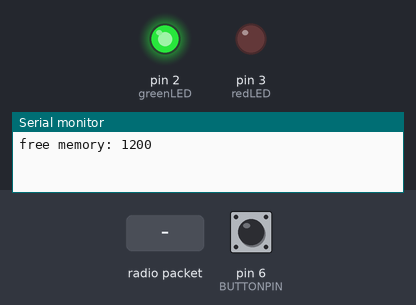
Recording of a sketch running on a simulated Arduino Uno, built with avr-gcc and run on an emulated ATmega328P. On the bench: output pins drawn as LEDs (lit = HIGH), the last lines printed to the serial monitor. The inputs (shaded band) are chosen by the test bench; at power-on: pin 6 (BUTTONPIN) LOW. No radio packets arrive unless stated.

Above: at 1.2 s.
1.3 s: pin 6 (BUTTONPIN) pulled HIGH for 1 s
At 1.51 s:
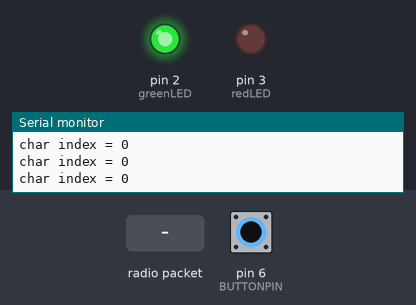
7.3 s: radio packet "DTD01" arrives
At 7.7 s:
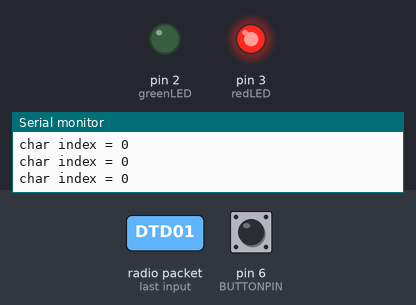
8.8 s: radio packet ";" arrives
At 10.4 s:
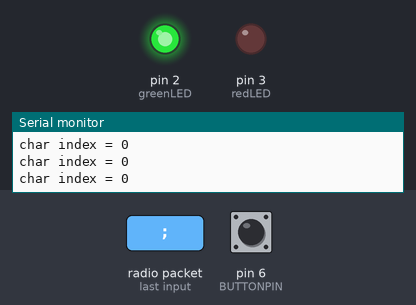
Timing chart, 0 to 11.9 s (numbered marks = the images above; inputs shaded):
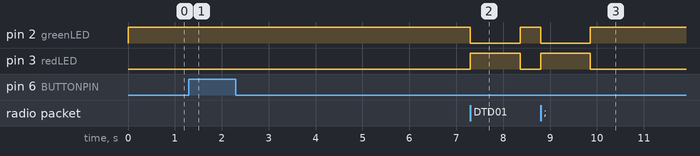

The sketch:

DTD_RF.ino
```cpp
/* Features to be teseted:
- new char_arr configuration and pointer functions
- switched irrecv to 8
- added sendCharArray to PDCsend
- changed PDCreceive to have a transmission_complete variable (seems to work)


/*
This sketch decodes IR messages written with category/ time pairs.
Then it prints an opening sequence to the computer, followed by a
character number (sometimes) and all the number pairs.
 */

//#include <IRremote.h>           // IR remote control library
#include "audioCommPin.h"
#include "RFreceive.h"
#include <VirtualWire.h>
//#include <PDCsend.h>
#include <MemoryFree.h>
//#include "../../../Tufts/CEEO/summer_13/pdc-code/PDCreceive/PDCreceive.h"

const unsigned int PRODUCT_ID = 38301; //"DTD01"
const int redLED = 3;
const int greenLED = 2;
const int receive_pin = 13;
const int transmit_en_pin = 4;

char comp_char_arr[(ARR_SIZE*2)/5];        // adjust size to account for storage strategy
int char_index;


//PDCsend DTDsend(38301);
PDCreceive DTDreceive(PRODUCT_ID);
//IRrecv irrecv(8);    // create the IR library
//decode_results results;

boolean comp_transmission; // turns true when a complete audio-wire transmission has been received

void setup() {
  Serial.begin(9600);

  pinMode(redLED, OUTPUT);
  pinMode(greenLED, OUTPUT);

  digitalWrite(redLED, LOW);
  digitalWrite(greenLED, HIGH);

  comp_transmission = false;

  // RF setup
    vw_set_rx_pin(receive_pin);
    vw_set_ptt_pin(transmit_en_pin);
    //vw_set_ptt_inverted(true); // Required for DR3100
    vw_setup(2400);	 // Bits per sec

    vw_rx_start();       // Start the receiver PLL running

  // initialize variables and timers for audio-wire communication
  resetStorage();
  initAudioPin();
//  irrecv.enableIRIn();


  // initialize sketch variables
  char_index = 0;
  Serial.print("free memory: ");
  Serial.println(freeMemory());
}


void loop() {

  comp_transmission = checkComplete();
  checkLEDstate();

  // check for communication through the audio wire
  if(comp_transmission) {
    char_index = parseArray(comp_char_arr);
    Serial.print("char index = "); Serial.println(char_index);
    printArray(comp_char_arr, &char_index);

    // maybe should add a way to check if the PDC is syncing before sending info
    // eventually come up with a cleaner way to change LEDs
    DTDreceive.PDC_in_transmission = true;
    checkLEDstate();

//    DTDsend.sendCharArray(comp_char_arr, char_index);      // TEST THIS
    resetStorage();
    resetChars();
    DTDreceive.PDC_in_transmission = false;
//    irrecv.enableIRIn();
  }

  DTDreceive.checkRF();

  if(DTDreceive.transmission_complete) {
    if(DTDreceive.PDC_sync) {
//      delay(50);
      Serial.println("syncing..");
//      for(int i=0;i<1;i++) {                // change this if PDC has trouble receiving the first code
//        DTDsend.sendSyncCode();
//        delay(25);
//      }
//      irrecv.enableIRIn();
    } else {
      DTDreceive.printTransmission();
    }
    DTDreceive.resetVariables();
  }
}


void checkLEDstate() {
  if(DTDreceive.PDC_in_transmission && digitalRead(greenLED)) {
    digitalWrite(greenLED, LOW);
    digitalWrite(redLED, HIGH);
  } else if(!DTDreceive.PDC_in_transmission && digitalRead(redLED)) {
    digitalWrite(greenLED, HIGH);
    digitalWrite(redLED, LOW);
  }
}

void resetChars() {
  for(int i=0; i<char_index;i++) {
    comp_char_arr[i] = 0;
  }
  char_index = 0;
}

//counts the number of characters in transmissionArray, plus commas and semicolons

//int countCharacters(int num_cols)
//{
//  int num_chars=0;
//  num_chars=num_cols*4;    // two numbers per column, one comma/semicolon/colon per number
//  return num_chars;a=
//}

/*
 * converts a remote protocol code to a logical key code
 * (or -1 if no digit received)
 */
```

RFreceive.cpp
```cpp
#include "RFreceive.h"
//#include <IRremote.h>
#include <VirtualWire.h>

PDCreceive::PDCreceive() {
    pinMode(RECEIVEPIN, INPUT);
    //  irrecv.enableIRIn();              // Start the IR receiver

    resetVariables();
}

PDCreceive::PDCreceive(long product) {
    pinMode(RECEIVEPIN, INPUT);
    //  irrecv.enableIRIn();              // Start the IR receiver

    PRODUCT_ID = product;
    resetVariables();

}

void PDCreceive::checkRF() {
    uint8_t buf[VW_MAX_MESSAGE_LEN];
    uint8_t buflen = VW_MAX_MESSAGE_LEN;
    // Serial.println(VW_MAX_MESSAGE_LEN);

    //uint8_t buf[5];
    //uint8_t buflen = 5;

    if (vw_get_message(buf, &buflen)) // Non-blocking
    {
        PDC_in_transmission = true;
        for (int i = 0; i < buflen; i++) {
            //Serial.print(buf[i], HEX);
            //Serial.write(buf[i]);
            //Serial.print(buf[i]);
            storeData(buf[i]);
        }
        //Serial.print("\n");
//        delay(1000);
//        digitalWrite(led_pin, LOW);
//        delay(1000);
    }
}

//print the array when the end of transmission code is received
void PDCreceive::printTransmission() {
    for (int i=0; i<index; i++) {
        Serial.print(transmissionArray[i]);
    }
    Serial.println();
}


// storeData replaced the translatedCode functions, it simply translates the index
// of an IR code into a character and changes transmission_complete to true when it
// finds a colon

void PDCreceive::storeData(char key) {
    if(key > 60 || key < 44) {     //kinda sloppy strategy to deal with unwanted values

        // sometimes the first character of a transmission is weird
        if(index > 0)
           transmissionArray[index] = '/';
        else
            index--;                // if we don't write anything decrement index
                                    // so index 0 isn't empty
    } else
        transmissionArray[index] = key;//keyIndex[key];

//    Serial.println(transmissionArray[index]);
    index++;
    if(key == ':') {
        transmission_complete = true;
//        Serial.print("transmission[5]= "); Serial.println(transmissionArray[5]);
        checkTransmission();
        return;
    }

    if(index == 100) {
        checkTransmission();
        printTransmission();

        // think about replacing these with an overloaded function or something
        memset(transmissionArray, 0, sizeof(transmissionArray));
        index = 0;
    }
}

// checkTransmission checks to make sure there's a legitimate header to the
// array and that the checkSum works out
// 8/6: adding a bool return value that returns false if any of the characters
// weren't sent correctly


bool PDCreceive::checkTransmission() {
    unsigned int incoming_id = 0;
    char val;
    for(int i=0; i<5; i++) {
        incoming_id *= 10;
        if(transmissionArray[i]-'0' < 0 || transmissionArray[i]-'0'>9)
            break;
        incoming_id += transmissionArray[i]-'0';

        // if the loop gets to this point it means the first 5 characters were
        // numbers. if the next character is a ':' then the transmission is
        // a sync attempt
        if(i == 4) {
            Serial.print("product id: "); Serial.println(incoming_id);
            if(transmissionArray[5] == ':') {
                PDC_sync = true;
                return true;
            }
        }
    }

    // check to make sure that all are legit characters
    for(int i=0; i<index; i++) {
        val = transmissionArray[i];
        if(!((val >= 48 && val <= 57) || val == 44 || val == 58 || val == 59))
            return false;
    }
    return true;
}

// parseTransmission takes a completed transmission character by character and
// parses it into useful information to tell the PDC what to do. returns false if
// there is an error. WON'T WORK FOR PARTIAL ARRAYS

bool PDCreceive::parseTransmission(unsigned int write_array[][10]) {
    int chk_indx;
    bool error_found = false;
    long incoming_id = 0;
    int h_index = 0;
    int v_index = 0;

    //should have already been checked by checkTransmission();
//    // product id is always 5 numbers
//    for(int i=0; i<5; i++) {
//        incoming_id *= 10;
//        incoming_id += transmissionArray[i]-'0';//(transmissionArray[i]-'0')*(pow(10, i));
//    }
////    Serial.print("product id: "); Serial.println(incoming_id);
//
//    if(transmissionArray[5] == ':') {
//        PDC_sync = true;
//        return true;
//    } else if(transmissionArray[5] != ',') {
//        error_found = true;
//    }

    // transmission id is always 3 digits
    for(chk_indx=6;chk_indx<9;chk_indx++) {
        transmission_id *= 10;
        transmission_id += transmissionArray[chk_indx]-'0';
//        Serial.print("transmission ID: "); Serial.println(transmission_id);
    }
    Serial.print("transmission ID: "); Serial.println(transmission_id);

    if(transmissionArray[9] == ':') {
        command_query = true;
        return true;
    } else if(transmissionArray[9] != ',') {
        command_write = true;
    }

    chk_indx = checkCharSum(chk_indx, &error_found);

    if(error_found) {
        Serial.println("error found in parseTransmission");
        return false;
    }

    // if the transmission is good and the command is a write_command, store the
    // remaining values into write_array

    // ADD A WAY TO MAKE THIS EXIT IF THERE IS NO :
    for(chk_indx; transmissionArray[chk_indx] != ':'; chk_indx++) {
        if(transmissionArray[chk_indx] == ';') {
//            Serial.print("write array "); Serial.print(h_index*10+v_index);
//            Serial.print(": "); Serial.println(write_array[v_index][h_index]);

            h_index++;
            v_index = 0;
        } else if(transmissionArray[chk_indx] == ',') {
            v_index++;
        } else {
            write_array[v_index][h_index] = write_array[v_index][h_index]*10 + transmissionArray[chk_indx] - '0';
//            Serial.print("write array "); Serial.print(h_index*10+v_index);
//            Serial.print(": "); Serial.println(write_array[v_index][h_index]);
        }
    }
    return true;
}

// check if the transmission array has all legitimate characters and if the checksum
// is correct

int PDCreceive::checkCharSum(int chk_indx, bool *error_found) {
    int checksum = 0;
    int num_chars = 0;
    short char_to_int;
    int data_index;

    for(++chk_indx;transmissionArray[chk_indx] != ';';chk_indx++) {
        checksum *= 10;
        checksum += transmissionArray[chk_indx]-'0';//(transmissionArray[chk_indx]-'0')*(pow(10, chk_indx-initial));
    }
    //    Serial.print("check sum "); Serial.println(checksum);
    data_index = chk_indx+1;

    for(++chk_indx; transmissionArray[chk_indx] != ':'; chk_indx++) {
        char_to_int = transmissionArray[chk_indx]-'0';
        if(char_to_int == -1) {
            *error_found = true;
            //            Serial.println("Error"); //: invalid IR code");
        } else if(char_to_int >= 0 && char_to_int < 10 ) {
            num_chars++;
        }
    }
    Serial.print("num_chars: "); Serial.println(num_chars);
    if(num_chars != checksum)
        *error_found = true;
    return data_index;
}

void PDCreceive::resetVariables() {
    memset(transmissionArray, 0, sizeof(transmissionArray));
    index = 0;
    PDC_in_transmission = false;
    transmission_complete = false;
    PDC_sync = false;
    command_query = false;
    command_write = false;
    transmission_id = 0;
}


long PDCreceive::pow(int base, int power) {
    long ans = 1;
    for(int i=0;i<power;i++) {
        ans *= base;
    }
    return ans;
}
```

RFreceive.h
```cpp
#ifndef PDCreceive_h
#define PDCreceive_h

#include "Arduino.h"
//#include <IRremote.h>

#ifndef IRKEYCODES
#define IRKEYCODES

const char irKeyCodes[] = {'0','1','2','3','4','5','6','7','8','9',',',';',':'};
//const char keyIndex[13] = {'0','1','2','3','4','5','6','7','8','9',',',';',':'};
const int MAXPAIRS = 50;
#endif

class PDCreceive {
public:
    PDCreceive();
    PDCreceive(long product);
//    PDCreceive(int);

//    void checkIR(IRrecv, decode_results);
    void checkRF();
    void printTransmission();
    void resetVariables();
    char getChar(int index);
    bool parseTransmission(unsigned int write_array[][10]);

    static const int RECEIVEPIN = 9;
    int PRODUCT_ID;
    bool PDC_in_transmission;
    bool transmission_complete;
    bool PDC_sync;
    bool command_query;
    bool command_write;
    int transmission_id;

private:
    static const int maxNumberOfCodes = 100;
    static const int NUMCODES = 14;     //  number of codes in the IR "alphabet"
    int length;
    char transmissionArray[100];
    int index;
    //    decode_results results;         // IR data goes here

    int checkCharSum(int, bool*);
    bool checkTransmission();
    bool syncCodeRecvd();
    int convertCodeToKey(long);
    void storeData(char key);
    long pow(int, int);
};

#endif
```

audioCommPin.h
```cpp
#ifndef AUDIO_COMM_PIN_h
#define AUDIO_COMM_PIN_h

#include "Arduino.h"

#define SEARCH2 3
#define SEARCH3 7
#define SEARCH4 15
#define SEARCH6 63
#define SEARCH8 255
#define SEARCH12 4095
#define SEARCH16 65535

#define FINDGROUP SEARCH3

const byte HEADER = B100011;
const byte TAIL = B111111;
const int ARR_SIZE = 400;
const int BUTTONPIN = 6;

void initAudioPin();
void resetStorage();
void pinChange();
int getTime();
boolean checkComplete();
void resetStorage();
void resetChars();
int parseArray(char char_arr[]);//, int *char_index);
void printArray(char char_arr[], int *char_index);
void findBuffer(int*,byte*,byte);
char getChar(int, byte);
int pow(int,int);


#endif
```

Source omitted: audioCommPin.cpp (6266 bytes)

Measured:
- after the input at 1.3 s, pin 2 (greenLED): stays HIGH (without the input it goes to LOW after 4.8 s); pin 3 (redLED): stays LOW (without the input it goes to HIGH after 4.8 s)
- after the input at 7.3 s, pin 2 (greenLED): HIGH → LOW after 0.00 s instead of 1.1 s; pin 3 (redLED): LOW → HIGH after 0.00 s instead of 1.1 s
- after the input at 8.8 s, pin 2 (greenLED): HIGH → LOW at once, → HIGH 1.1 s later; pin 3 (redLED): LOW → HIGH at once, → LOW 1.1 s later
